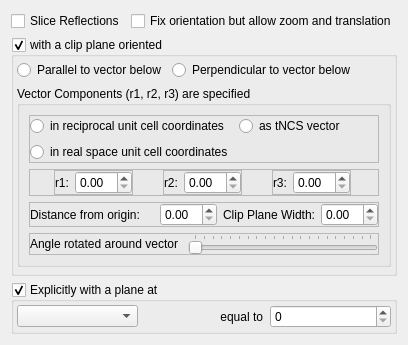
              <widget class="QWidget" name="tab_2">
               <attribute name="title">
                <string>Slicing</string>
               </attribute>
               <layout class="QGridLayout" name="gridLayout_9">
                <item row="0" column="0">
                 <widget class="QCheckBox" name="SliceReflectionsBox">
                  <property name="sizePolicy">
                   <sizepolicy hsizetype="Minimum" vsizetype="Fixed">
                    <horstretch>1</horstretch>
                    <verstretch>10</verstretch>
                   </sizepolicy>
                  </property>
                  <property name="text">
                   <string>Slice Reflections</string>
                  </property>
                 </widget>
                </item>
                <item row="0" column="1">
                 <widget class="QCheckBox" name="fixedorientcheckbox">
                  <property name="sizePolicy">
                   <sizepolicy hsizetype="Minimum" vsizetype="Fixed">
                    <horstretch>3</horstretch>
                    <verstretch>0</verstretch>
                   </sizepolicy>
                  </property>
                  <property name="text">
                   <string>Fix orientation but allow zoom and translation</string>
                  </property>
                 </widget>
                </item>
                <item row="1" column="0" colspan="2">
                 <widget class="QGroupBox" name="ClipPlaneChkGroupBox">
                  <property name="sizePolicy">
                   <sizepolicy hsizetype="Preferred" vsizetype="Preferred">
                    <horstretch>0</horstretch>
                    <verstretch>1</verstretch>
                   </sizepolicy>
                  </property>
                  <property name="title">
                   <string>with a clip plane oriented</string>
                  </property>
                  <property name="checkable">
                   <bool>true</bool>
                  </property>
                  <layout class="QGridLayout" name="gridLayout_7">
                   <property name="leftMargin">
                    <number>3</number>
                   </property>
                   <property name="topMargin">
                    <number>3</number>
                   </property>
                   <property name="rightMargin">
                    <number>3</number>
                   </property>
                   <property name="bottomMargin">
                    <number>6</number>
                   </property>
                   <item row="0" column="1">
                    <widget class="QRadioButton" name="clipNormalBtn">
                     <property name="sizePolicy">
                      <sizepolicy hsizetype="Fixed" vsizetype="Fixed">
                       <horstretch>0</horstretch>
                       <verstretch>0</verstretch>
                      </sizepolicy>
                     </property>
                     <property name="text">
                      <string>Perpendicular to vector below</string>
                     </property>
                    </widget>
                   </item>
                   <item row="0" column="0">
                    <widget class="QRadioButton" name="clipParallelBtn">
                     <property name="sizePolicy">
                      <sizepolicy hsizetype="Fixed" vsizetype="Fixed">
                       <horstretch>0</horstretch>
                       <verstretch>0</verstretch>
                      </sizepolicy>
                     </property>
                     <property name="text">
                      <string>Parallel to vector below</string>
                     </property>
                    </widget>
                   </item>
                   <item row="1" column="0" colspan="3">
                    <widget class="QGroupBox" name="groupBox_2">
                     <property name="title">
                      <string>Vector Components (r1, r2, r3) are specified</string>
                     </property>
                     <layout class="QGridLayout" name="gridLayout_19">
                      <item row="0" column="0">
                       <widget class="QFrame" name="frame_2">
                        <property name="sizePolicy">
                         <sizepolicy hsizetype="Preferred" vsizetype="Fixed">
                          <horstretch>0</horstretch>
                          <verstretch>0</verstretch>
                         </sizepolicy>
                        </property>
                        <property name="frameShape">
                         <enum>QFrame::StyledPanel</enum>
                        </property>
                        <property name="frameShadow">
                         <enum>QFrame::Raised</enum>
                        </property>
                        <layout class="QGridLayout" name="gridLayout_15">
                         <property name="leftMargin">
                          <number>0</number>
                         </property>
                         <property name="topMargin">
                          <number>0</number>
                         </property>
                         <property name="rightMargin">
                          <number>0</number>
                         </property>
                         <property name="bottomMargin">
                          <number>0</number>
                         </property>
                         <item row="0" column="0">
                          <widget class="QRadioButton" name="recipvecBtn">
                           <property name="text">
                            <string>in reciprocal unit cell coordinates</string>
                           </property>
                          </widget>
                         </item>
                         <item row="0" column="1">
                          <widget class="QRadioButton" name="clipTNCSBtn">
                           <property name="text">
                            <string>as tNCS vector</string>
                           </property>
                          </widget>
                         </item>
                         <item row="1" column="0">
                          <widget class="QRadioButton" name="realspacevecBtn">
                           <property name="text">
                            <string>in real space unit cell coordinates</string>
                           </property>
                          </widget>
                         </item>
                        </layout>
                       </widget>
                      </item>
                      <item row="3" column="0">
                       <widget class="QFrame" name="frame_6">
                        <property name="frameShape">
                         <enum>QFrame::StyledPanel</enum>
                        </property>
                        <property name="frameShadow">
                         <enum>QFrame::Raised</enum>
                        </property>
                        <layout class="QGridLayout" name="gridLayout_18">
                         <property name="leftMargin">
                          <number>0</number>
                         </property>
                         <property name="topMargin">
                          <number>0</number>
                         </property>
                         <property name="rightMargin">
                          <number>0</number>
                         </property>
                         <property name="bottomMargin">
                          <number>0</number>
                         </property>
                         <item row="0" column="0">
                          <widget class="QLabel" name="rotavecangle_labeltxt">
                           <property name="sizePolicy">
                            <sizepolicy hsizetype="Preferred" vsizetype="Preferred">
                             <horstretch>0</horstretch>
                             <verstretch>0</verstretch>
                            </sizepolicy>
                           </property>
                           <property name="text">
                            <string>Angle rotated around vector </string>
                           </property>
                          </widget>
                         </item>
                         <item row="0" column="1">
                          <widget class="QSlider" name="rotavecangle_slider">
                           <property name="sizePolicy">
                            <sizepolicy hsizetype="Expanding" vsizetype="Fixed">
                             <horstretch>1</horstretch>
                             <verstretch>0</verstretch>
                            </sizepolicy>
                           </property>
                           <property name="maximum">
                            <number>359</number>
                           </property>
                           <property name="orientation">
                            <enum>Qt::Horizontal</enum>
                           </property>
                           <property name="tickPosition">
                            <enum>QSlider::TicksAbove</enum>
                           </property>
                           <property name="tickInterval">
                            <number>18</number>
                           </property>
                          </widget>
                         </item>
                        </layout>
                       </widget>
                      </item>
                      <item row="1" column="0">
                       <widget class="QFrame" name="frame_3">
                        <property name="frameShape">
                         <enum>QFrame::StyledPanel</enum>
                        </property>
                        <property name="frameShadow">
                         <enum>QFrame::Raised</enum>
                        </property>
                        <layout class="QGridLayout" name="gridLayout_16">
                         <property name="leftMargin">
                          <number>0</number>
                         </property>
                         <property name="topMargin">
                          <number>0</number>
                         </property>
                         <property name="rightMargin">
                          <number>0</number>
                         </property>
                         <property name="bottomMargin">
                          <number>0</number>
                         </property>
                         <item row="0" column="0">
                          <widget class="QFrame" name="frame_9">
                           <property name="sizePolicy">
                            <sizepolicy hsizetype="Fixed" vsizetype="Preferred">
                             <horstretch>0</horstretch>
                             <verstretch>0</verstretch>
                            </sizepolicy>
                           </property>
                           <property name="frameShape">
                            <enum>QFrame::StyledPanel</enum>
                           </property>
                           <property name="frameShadow">
                            <enum>QFrame::Raised</enum>
                           </property>
                           <layout class="QGridLayout" name="gridLayout_22">
                            <property name="leftMargin">
                             <number>0</number>
                            </property>
                            <property name="topMargin">
                             <number>0</number>
                            </property>
                            <property name="rightMargin">
                             <number>0</number>
                            </property>
                            <property name="bottomMargin">
                             <number>0</number>
                            </property>
                            <item row="0" column="0">
                             <widget class="QLabel" name="label_21">
                              <property name="sizePolicy">
                               <sizepolicy hsizetype="Minimum" vsizetype="Preferred">
                                <horstretch>0</horstretch>
                                <verstretch>0</verstretch>
                               </sizepolicy>
                              </property>
                              <property name="text">
                               <string>r1:</string>
                              </property>
                             </widget>
                            </item>
                            <item row="0" column="1">
                             <widget class="QDoubleSpinBox" name="hvec_spinBox">
                              <property name="sizePolicy">
                               <sizepolicy hsizetype="Minimum" vsizetype="Preferred">
                                <horstretch>0</horstretch>
                                <verstretch>0</verstretch>
                               </sizepolicy>
                              </property>
                             </widget>
                            </item>
                           </layout>
                          </widget>
                         </item>
                         <item row="0" column="1">
                          <widget class="QFrame" name="frame_10">
                           <property name="sizePolicy">
                            <sizepolicy hsizetype="Fixed" vsizetype="Preferred">
                             <horstretch>0</horstretch>
                             <verstretch>0</verstretch>
                            </sizepolicy>
                           </property>
                           <property name="frameShape">
                            <enum>QFrame::StyledPanel</enum>
                           </property>
                           <property name="frameShadow">
                            <enum>QFrame::Raised</enum>
                           </property>
                           <layout class="QGridLayout" name="gridLayout_23">
                            <property name="leftMargin">
                             <number>0</number>
                            </property>
                            <property name="topMargin">
                             <number>0</number>
                            </property>
                            <property name="rightMargin">
                             <number>0</number>
                            </property>
                            <property name="bottomMargin">
                             <number>0</number>
                            </property>
                            <item row="0" column="0">
                             <widget class="QLabel" name="label_22">
                              <property name="sizePolicy">
                               <sizepolicy hsizetype="Minimum" vsizetype="Preferred">
                                <horstretch>0</horstretch>
                                <verstretch>0</verstretch>
                               </sizepolicy>
                              </property>
                              <property name="text">
                               <string>r2:</string>
                              </property>
                             </widget>
                            </item>
                            <item row="0" column="1">
                             <widget class="QDoubleSpinBox" name="kvec_spinBox">
                              <property name="sizePolicy">
                               <sizepolicy hsizetype="Minimum" vsizetype="Preferred">
                                <horstretch>0</horstretch>
                                <verstretch>0</verstretch>
                               </sizepolicy>
                              </property>
                             </widget>
                            </item>
                           </layout>
                          </widget>
                         </item>
                         <item row="0" column="2">
                          <widget class="QFrame" name="frame_11">
                           <property name="sizePolicy">
                            <sizepolicy hsizetype="Fixed" vsizetype="Preferred">
                             <horstretch>0</horstretch>
                             <verstretch>0</verstretch>
                            </sizepolicy>
                           </property>
                           <property name="frameShape">
                            <enum>QFrame::StyledPanel</enum>
                           </property>
                           <property name="frameShadow">
                            <enum>QFrame::Raised</enum>
                           </property>
                           <layout class="QGridLayout" name="gridLayout_24">
                            <property name="leftMargin">
                             <number>0</number>
                            </property>
                            <property name="topMargin">
                             <number>0</number>
                            </property>
                            <property name="rightMargin">
                             <number>0</number>
                            </property>
                            <property name="bottomMargin">
                             <number>0</number>
                            </property>
                            <item row="0" column="0">
                             <widget class="QLabel" name="label_23">
                              <property name="sizePolicy">
                               <sizepolicy hsizetype="Minimum" vsizetype="Preferred">
                                <horstretch>0</horstretch>
                                <verstretch>0</verstretch>
                               </sizepolicy>
                              </property>
                              <property name="text">
                               <string>r3:</string>
                              </property>
                             </widget>
                            </item>
                            <item row="0" column="1">
                             <widget class="QDoubleSpinBox" name="lvec_spinBox">
                              <property name="sizePolicy">
                               <sizepolicy hsizetype="Minimum" vsizetype="Preferred">
                                <horstretch>0</horstretch>
                                <verstretch>0</verstretch>
                               </sizepolicy>
                              </property>
                             </widget>
                            </item>
                           </layout>
                          </widget>
                         </item>
                        </layout>
                       </widget>
                      </item>
                      <item row="2" column="0">
                       <widget class="QFrame" name="frame">
                        <property name="frameShape">
                         <enum>QFrame::StyledPanel</enum>
                        </property>
                        <property name="frameShadow">
                         <enum>QFrame::Raised</enum>
                        </property>
                        <layout class="QGridLayout" name="gridLayout_29">
                         <property name="leftMargin">
                          <number>0</number>
                         </property>
                         <property name="topMargin">
                          <number>0</number>
                         </property>
                         <property name="rightMargin">
                          <number>0</number>
                         </property>
                         <property name="bottomMargin">
                          <number>0</number>
                         </property>
                         <item row="0" column="3">
                          <widget class="QLabel" name="label_15">
                           <property name="sizePolicy">
                            <sizepolicy hsizetype="Fixed" vsizetype="Preferred">
                             <horstretch>0</horstretch>
                             <verstretch>0</verstretch>
                            </sizepolicy>
                           </property>
                           <property name="text">
                            <string>Clip Plane Width:</string>
                           </property>
                           <property name="alignment">
                            <set>Qt::AlignRight|Qt::AlignTrailing|Qt::AlignVCenter</set>
                           </property>
                          </widget>
                         </item>
                         <item row="0" column="1">
                          <widget class="QDoubleSpinBox" name="hkldist_spinBox">
                           <property name="sizePolicy">
                            <sizepolicy hsizetype="Fixed" vsizetype="Preferred">
                             <horstretch>0</horstretch>
                             <verstretch>0</verstretch>
                            </sizepolicy>
                           </property>
                          </widget>
                         </item>
                         <item row="0" column="4">
                          <widget class="QDoubleSpinBox" name="clipwidth_spinBox">
                           <property name="sizePolicy">
                            <sizepolicy hsizetype="Fixed" vsizetype="Preferred">
                             <horstretch>0</horstretch>
                             <verstretch>0</verstretch>
                            </sizepolicy>
                           </property>
                          </widget>
                         </item>
                         <item row="0" column="0">
                          <widget class="QLabel" name="label_14">
                           <property name="text">
                            <string>Distance from origin:</string>
                           </property>
                          </widget>
                         </item>
                        </layout>
                       </widget>
                      </item>
                     </layout>
                    </widget>
                   </item>
                  </layout>
                 </widget>
                </item>
                <item row="2" column="0" colspan="2">
                 <widget class="QGroupBox" name="showsliceGroupCheckbox">
                  <property name="sizePolicy">
                   <sizepolicy hsizetype="Preferred" vsizetype="Minimum">
                    <horstretch>0</horstretch>
                    <verstretch>0</verstretch>
                   </sizepolicy>
                  </property>
                  <property name="title">
                   <string>Explicitly with a plane at</string>
                  </property>
                  <property name="checkable">
                   <bool>true</bool>
                  </property>
                  <property name="checked">
                   <bool>true</bool>
                  </property>
                  <layout class="QGridLayout" name="gridLayout_6">
                   <property name="leftMargin">
                    <number>3</number>
                   </property>
                   <property name="topMargin">
                    <number>3</number>
                   </property>
                   <property name="rightMargin">
                    <number>3</number>
                   </property>
                   <property name="bottomMargin">
                    <number>3</number>
                   </property>
                   <item row="0" column="0">
                    <widget class="QComboBox" name="SliceLabelComboBox">
                     <property name="sizePolicy">
                      <sizepolicy hsizetype="Preferred" vsizetype="Fixed">
                       <horstretch>0</horstretch>
                       <verstretch>0</verstretch>
                      </sizepolicy>
                     </property>
                    </widget>
                   </item>
                   <item row="0" column="1">
                    <widget class="QLabel" name="label_3">
                     <property name="sizePolicy">
                      <sizepolicy hsizetype="Preferred" vsizetype="Preferred">
                       <horstretch>0</horstretch>
                       <verstretch>0</verstretch>
                      </sizepolicy>
                     </property>
                     <property name="text">
                      <string>equal to</string>
                     </property>
                     <property name="alignment">
                      <set>Qt::AlignRight|Qt::AlignTrailing|Qt::AlignVCenter</set>
                     </property>
                     <property name="indent">
                      <number>1</number>
                     </property>
                    </widget>
                   </item>
                   <item row="0" column="2">
                    <widget class="QSpinBox" name="sliceindexspinBox">
                     <property name="sizePolicy">
                      <sizepolicy hsizetype="Preferred" vsizetype="Preferred">
                       <horstretch>0</horstretch>
                       <verstretch>0</verstretch>
                      </sizepolicy>
                     </property>
                    </widget>
                   </item>
                  </layout>
                 </widget>
                </item>
               </layout>
              </widget>
